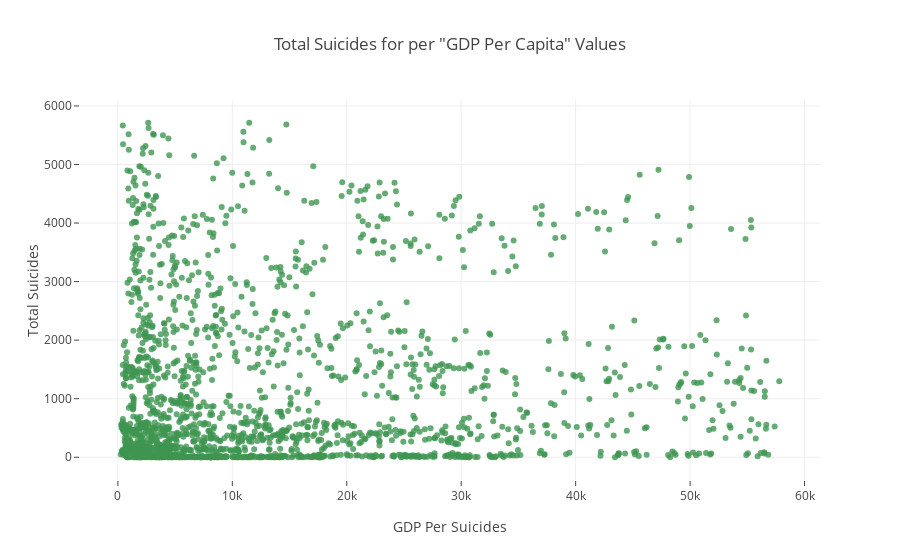

Notebook code cell kept with this figure:
### Code cell
suicides_gdp = pd.DataFrame({"total_suicides_per_gdp":total_suicides_per_gdp, "gdp_per_capita":masterdata.gdp_per_capita.unique()})
suicides_gdp = suicides_gdp[(suicides_gdp['total_suicides_per_gdp']<=5713) & (suicides_gdp['gdp_per_capita']<=57790)]
suicides_gdp = suicides_gdp.sort_values(by=["gdp_per_capita"])
trace1 = go.Scatter(
                    x = suicides_gdp.gdp_per_capita,
                    y = suicides_gdp.total_suicides_per_gdp,
                    mode = "markers",
                    name = "Suicides",
                    marker = dict(color = 'rgba(62, 150, 81, 0.8)'))

data = [trace1]
layout = dict(title = 'Total Suicides for per "GDP Per Capita" Values',
              xaxis= dict(title= 'GDP Per Suicides',ticklen= 5,zeroline= False),
              yaxis= dict(title= 'Total Suicides',ticklen= 5,zeroline= False)
             )
fig = dict(data = data, layout = layout)
iplot(fig)

### Figure 1 — Plotly figure (JSON) as saved in the notebook; plotly's stock layout.template omitted (floating-point values rounded to 4 significant figures; data arrays with more than 128 entries replaced by an {"elided": "..."} marker saying what was removed)
{"data": [{"marker": {"color": "rgba(62, 150, 81, 0.8)"}, "mode": "markers", "name": "Suicides", "x": {"elided": "1919 int values"}, "y": {"elided": "1919 int values"}, "type": "scatter", "uid": "a4efc27d-78e6-45ce-98c9-8c0c0a742314"}], "layout": {"title": {"text": "Total Suicides for per \"GDP Per Capita\" Values"}, "xaxis": {"ticklen": 5, "title": {"text": "GDP Per Suicides"}, "zeroline": false}, "yaxis": {"ticklen": 5, "title": {"text": "Total Suicides"}, "zeroline": false}}}
